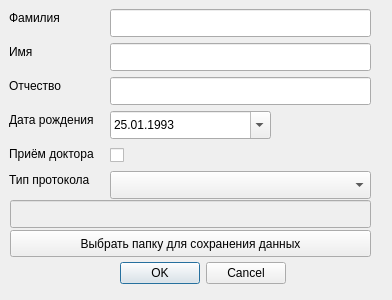
<?xml version="1.0" encoding="UTF-8"?>
<ui version="4.0">
 <class>Dialog</class>
 <widget class="QDialog" name="Dialog">
  <property name="enabled">
   <bool>true</bool>
  </property>
  <property name="geometry">
   <rect>
    <x>0</x>
    <y>0</y>
    <width>392</width>
    <height>300</height>
   </rect>
  </property>
  <property name="minimumSize">
   <size>
    <width>392</width>
    <height>300</height>
   </size>
  </property>
  <property name="maximumSize">
   <size>
    <width>392</width>
    <height>300</height>
   </size>
  </property>
  <property name="windowTitle">
   <string>Please fullfill the fields</string>
  </property>
  <widget class="QDialogButtonBox" name="buttonBox">
   <property name="geometry">
    <rect>
     <x>110</x>
     <y>260</y>
     <width>176</width>
     <height>27</height>
    </rect>
   </property>
   <property name="orientation">
    <enum>Qt::Horizontal</enum>
   </property>
   <property name="standardButtons">
    <set>QDialogButtonBox::Cancel|QDialogButtonBox::Ok</set>
   </property>
  </widget>
  <widget class="QLineEdit" name="lineEdit">
   <property name="geometry">
    <rect>
     <x>110</x>
     <y>9</y>
     <width>261</width>
     <height>28</height>
    </rect>
   </property>
  </widget>
  <widget class="QLabel" name="label">
   <property name="geometry">
    <rect>
     <x>9</x>
     <y>9</y>
     <width>57</width>
     <height>18</height>
    </rect>
   </property>
   <property name="text">
    <string>Фамилия</string>
   </property>
  </widget>
  <widget class="QLineEdit" name="lineEdit_3">
   <property name="geometry">
    <rect>
     <x>110</x>
     <y>77</y>
     <width>261</width>
     <height>28</height>
    </rect>
   </property>
  </widget>
  <widget class="QLineEdit" name="lineEdit_2">
   <property name="geometry">
    <rect>
     <x>110</x>
     <y>43</y>
     <width>261</width>
     <height>28</height>
    </rect>
   </property>
  </widget>
  <widget class="QLabel" name="label_3">
   <property name="geometry">
    <rect>
     <x>9</x>
     <y>43</y>
     <width>27</width>
     <height>18</height>
    </rect>
   </property>
   <property name="text">
    <string>Имя</string>
   </property>
  </widget>
  <widget class="QLabel" name="label_2">
   <property name="geometry">
    <rect>
     <x>9</x>
     <y>77</y>
     <width>57</width>
     <height>18</height>
    </rect>
   </property>
   <property name="text">
    <string>Отчество</string>
   </property>
  </widget>
  <widget class="QLabel" name="label_4">
   <property name="geometry">
    <rect>
     <x>9</x>
     <y>111</y>
     <width>95</width>
     <height>18</height>
    </rect>
   </property>
   <property name="text">
    <string>Дата рождения</string>
   </property>
  </widget>
  <widget class="QDateEdit" name="dateEdit">
   <property name="geometry">
    <rect>
     <x>110</x>
     <y>111</y>
     <width>161</width>
     <height>28</height>
    </rect>
   </property>
   <property name="dateTime">
    <datetime>
     <hour>0</hour>
     <minute>0</minute>
     <second>0</second>
     <year>1993</year>
     <month>1</month>
     <day>25</day>
    </datetime>
   </property>
   <property name="displayFormat">
    <string>dd.MM.yyyy</string>
   </property>
   <property name="calendarPopup">
    <bool>true</bool>
   </property>
  </widget>
  <widget class="QCheckBox" name="checkBox">
   <property name="geometry">
    <rect>
     <x>110</x>
     <y>145</y>
     <width>19</width>
     <height>20</height>
    </rect>
   </property>
   <property name="text">
    <string/>
   </property>
  </widget>
  <widget class="QLabel" name="label_5">
   <property name="geometry">
    <rect>
     <x>9</x>
     <y>145</y>
     <width>95</width>
     <height>18</height>
    </rect>
   </property>
   <property name="text">
    <string>Приём доктора</string>
   </property>
  </widget>
  <widget class="QLabel" name="label_6">
   <property name="geometry">
    <rect>
     <x>9</x>
     <y>171</y>
     <width>91</width>
     <height>18</height>
    </rect>
   </property>
   <property name="text">
    <string>Тип протокола</string>
   </property>
  </widget>
  <widget class="QComboBox" name="comboBox">
   <property name="geometry">
    <rect>
     <x>110</x>
     <y>171</y>
     <width>261</width>
     <height>28</height>
    </rect>
   </property>
  </widget>
  <widget class="QPushButton" name="pushButton">
   <property name="geometry">
    <rect>
     <x>10</x>
     <y>230</y>
     <width>361</width>
     <height>27</height>
    </rect>
   </property>
   <property name="text">
    <string>Выбрать папку для сохранения данных</string>
   </property>
   <property name="default">
    <bool>false</bool>
   </property>
   <property name="flat">
    <bool>false</bool>
   </property>
  </widget>
  <widget class="QLineEdit" name="lineEdit_4">
   <property name="enabled">
    <bool>false</bool>
   </property>
   <property name="geometry">
    <rect>
     <x>10</x>
     <y>200</y>
     <width>361</width>
     <height>28</height>
    </rect>
   </property>
  </widget>
 </widget>
 <resources/>
 <connections>
  <connection>
   <sender>buttonBox</sender>
   <signal>accepted()</signal>
   <receiver>Dialog</receiver>
   <slot>accept()</slot>
   <hints>
    <hint type="sourcelabel">
     <x>285</x>
     <y>205</y>
    </hint>
    <hint type="destinationlabel">
     <x>157</x>
     <y>257</y>
    </hint>
   </hints>
  </connection>
  <connection>
   <sender>buttonBox</sender>
   <signal>rejected()</signal>
   <receiver>Dialog</receiver>
   <slot>reject()</slot>
   <hints>
    <hint type="sourcelabel">
     <x>285</x>
     <y>205</y>
    </hint>
    <hint type="destinationlabel">
     <x>286</x>
     <y>257</y>
    </hint>
   </hints>
  </connection>
  <connection>
   <sender>checkBox</sender>
   <signal>clicked(bool)</signal>
   <receiver>comboBox</receiver>
   <slot>setDisabled(bool)</slot>
   <hints>
    <hint type="sourcelabel">
     <x>125</x>
     <y>163</y>
    </hint>
    <hint type="destinationlabel">
     <x>138</x>
     <y>188</y>
    </hint>
   </hints>
  </connection>
 </connections>
</ui>
